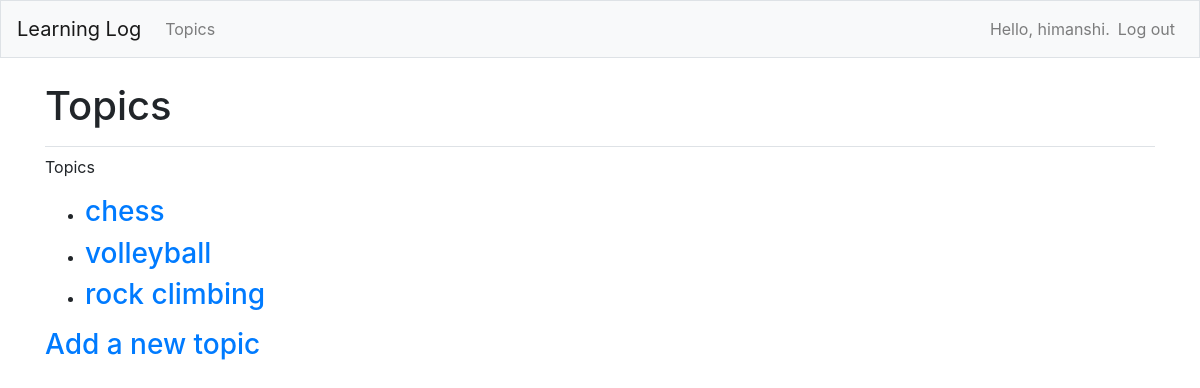
The app's page /topics/ (signed in), older data.
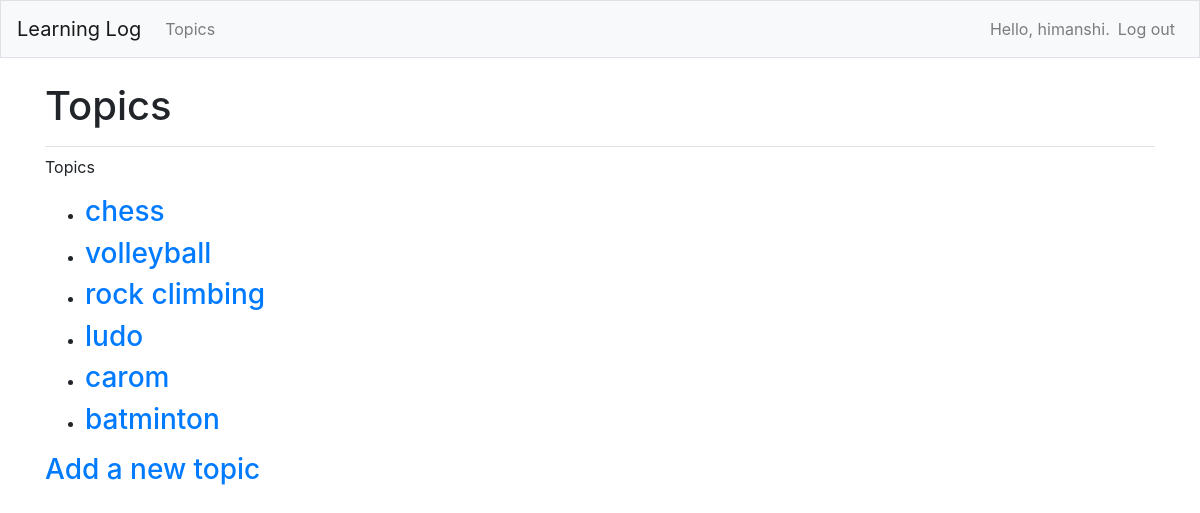
The same page, newer data.
### learning_logs/models.py (models this page shows)
class Topic(models.Model):
    text = models.CharField(max_length = 200)
    date_added = models.DateTimeField(auto_now=True)
    owner = models.ForeignKey(User, on_delete=models.CASCADE)
    def __str__(self):
        return self.text

### learning_logs/views.py (the view)
# urls.py: path('topics/',views.topics, name  = 'topics'),
@login_required
def topics(request):
    topics = topics = Topic.objects.filter(owner=request.user).order_by('date_added')
    context = {'topics': topics}
    return render(request, 'learning_logs/topics.html', context)

### learning_logs/templates/learning_logs/topics.html
{% extends 'learning_logs/base.html' %}
{% block page_header %}
<h1>Topics</h1>
{% endblock page_header %}
{% block content %}
<p>Topics</p>
<ul>
{% for topic in topics %}
<li><h3>
<a href="{% url 'learning_logs:topic' topic.id %}"> {{ topic }} </a>
</h3></li>
{% empty %}
<li><h3>No topics have been added yet.</h3></li>
{% endfor %}
</ul>
<h3><a href="{% url 'learning_logs:new_topic' %}">Add a new topic</a></h3>
{% endblock content %}

Row changes from the older to the newer data that the page shows:
added Topic: text "ludo"
added Topic: text "carom"
added Topic: text "batminton"
